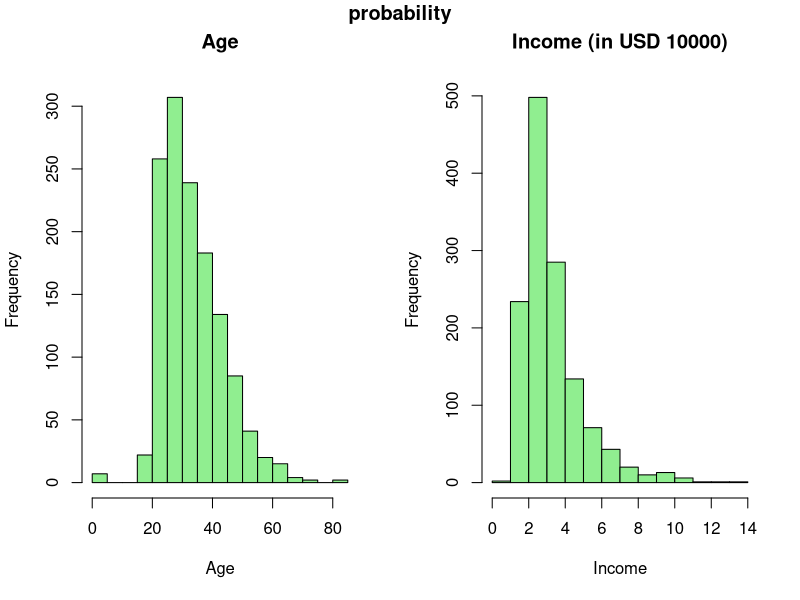
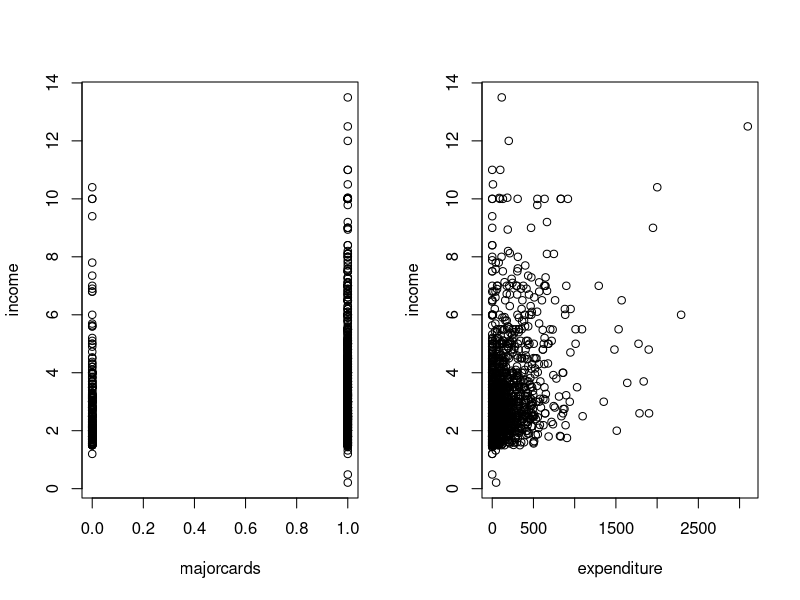

Recreate these plots in R, in order. (Note: this script raises an error after producing the figures.)
## ---- chunk 1
df <- read.table(file = 'study_fall2020_dataprog_creditcard.txt',
                sep = ';',
                header = TRUE)
head(df)
## ---- chunk 2
par(mfrow=c(1,2))
hist(df$age, col= "light green", main = "Age", xlab = "Age")
hist(df$income, col= "light green", main = "Income (in USD 10000)", xlab = "Income")
title("probability", line = -1, outer = TRUE)
## ---- chunk 3
plot(income~majorcards, data = df)
plot(income~expenditure, data = df)
## ---- chunk 4
summary(df)
df_cop <- na.omit(df)
## ---- chunk 5
df_for_cor <- data.frame( "reports"    = df$reports, 
                          "age"        = df$age, 
                          "income"     = df$income,
                          "share"      = df$share,
                          "expen"      = df$expenditure,
                          "depen"      = df$dependents,
                          "months"     = df$months,
                          "majorcards" = df$majorcards,
                          "active"     = df$active)

pairs.panels(df_for_cor, 
             method = "pearson", 
             hist.col = "orange",
             density = TRUE,
             ellipses = FALSE,
             lm = TRUE,
             stars = TRUE
             )
## ---- chunk 6
fit.full <- glm(card ~ reports + income + majorcards + dependents + selfemp, data = df_cop, family = binomial())
summary(fit.full)
## ---- chunk 7
exp(coef(fit.full))
